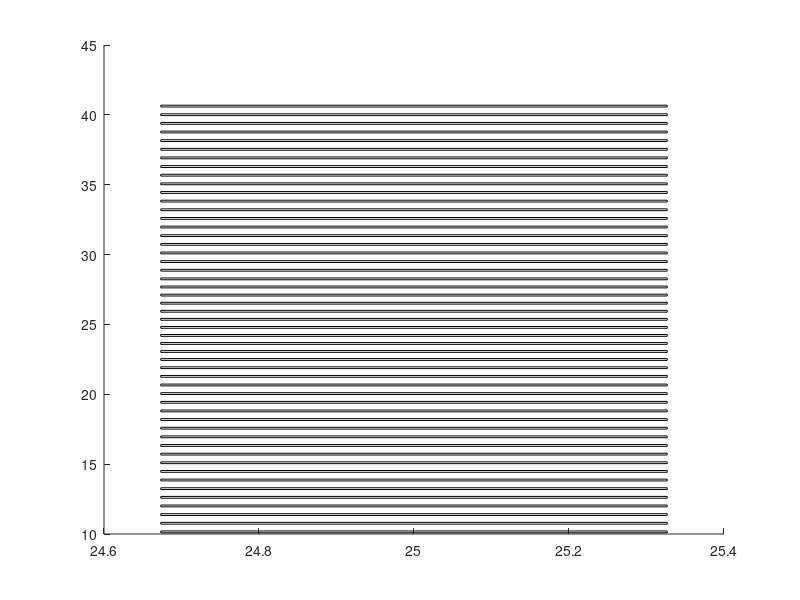

MATLAB code to generate this figure:
%%%%%%%%%%%%%%%%%%%%%%%%%%%%%%%%%%%%%%%%%%%%%%%%%%%
% We draw rectangles for dielectric mode nanocavity
%%%%%%%%%%%%%%%%%%%%%%%%%%%%%%%%%%%%%%%%%%%%%%%%%%%
%Written by I. Alda

clc

%size of rectangular holes
beta=1; %correction factor for holes
recw=beta*0.7*(0.7/0.723)*(0.7/0.726); %rectangle width and its correction
rech=beta*0.2*(0.2/0.277)*(0.202/0.263)*(0.218/0.188); %rectangle height and its correction

%number of unit cells of the mirror and the cavity
mirror=20;
cavity=11;
defect=mirror+(cavity-1)/2+1;
nstructures= 2*mirror + cavity;
wrec= recw*ones(1,nstructures);

%initialize rectangles and position
r=zeros(nstructures,1);
pos=zeros(nstructures,4);
yy=zeros(nstructures,1);
posy=zeros(nstructures,5);
fcavity=zeros(cavity,1);

%unit cell variations and adjustments
cf= (1525/1606)*(1530/1557)*(1550/1560)*(1540/1570); %correction factor
per= 1; %percentage of variation
gamma=cf*per; %correcting factor

%Adjusting the cuadratic apodization
Lambda = 0.68*gamma;
Lambda0 = 0.6346*gamma;

%length of structure area + how do I choose where to start the first mirror
m=1:cavity;
Lambdaa= Lambda0+0.01*(Lambda-Lambda0)*(m-(cavity+1)/2).^2;
Delta =0.01*(Lambda-Lambda0)*(m-(cavity+1)/2).^2;
lstructures=2*mirror*Lambda+sum(Lambdaa);
lengthwg = 38;
deltastart= (lengthwg-lstructures)/2;

%first position of the mirror 
pxstart=25-0.5*recw;
pos(1,:)= [pxstart 6+deltastart+recw wrec(1) rech];
%the 4 vertices of the square
posx= [pos(1,1) pos(1,1)+recw pos(1,1)+wrec(1) pos(1,1) pos(1,1)];
posy(1,:) = [pos(1,2) pos(1,2) pos(1,2)+rech pos(1,2)+rech pos(1,2)];


%first set of mirrors
for j=2:mirror
    pos(j,:) = [pos(1,1) pos(1,2)+Lambda*(j-1) wrec(j) rech ]; %draws the rectangles in this code
    posx(j,:) = posx(1,:); %position x for the .asc file
    yy(j)=pos(1,2)+Lambda*(j-1);
    posy(j,:)= [yy(j) yy(j) yy(j)+rech yy(j)+rech yy(j)]; % position y for the .asc file
end

%cavity
for jj=mirror+1:mirror+cavity
    %fcavity (jj) = (2/(cavity+1))^2*(Lambda-Lambda0)*(jj-defect)^2;
    fcavity (jj) = 0.01*(Lambda-Lambda0)*(jj-defect)^2;
    yy(jj)=pos(mirror,2)+Lambda0*(jj-mirror)+fcavity(jj);
    pos(jj,:) = [pos(1,1)+abs(recw-wrec(jj))/2 pos(mirror,2)+Lambda0*(jj-mirror)+fcavity(jj) wrec(jj) rech ];
    posx(jj,:) = [pos(1,1)+abs(recw-wrec(jj))/2 pos(1,1)+abs(recw-wrec(jj))/2+wrec(jj) pos(1,1)+abs(recw-wrec(jj))/2+wrec(jj) pos(1,1)+abs(recw-wrec(jj))/2 pos(1,1)+abs(recw-wrec(jj))/2];
    posy(jj,:) = [yy(jj) yy(jj) yy(jj)+rech yy(jj)+rech yy(jj)];
   
end

% %ending set of mirrors
for jjj=mirror+1+cavity:2*mirror+cavity
    yy(jjj) = pos(mirror+cavity,2)+Lambda*(jjj-(mirror+cavity));
    pos(jjj,:) = [pos(1,1) pos(mirror+cavity,2)+Lambda*(jjj-(mirror+cavity)) wrec(jjj) rech];
    posx(jjj,:) = posx(1,:);
    posy(jjj,:) = [yy(jjj) yy(jjj) yy(jjj)+rech yy(jjj)+rech yy(jjj)];
end

%draw the rectangles
for i=1:nstructures;
    r(i)=rectangle('Position', pos (i,:));
end
